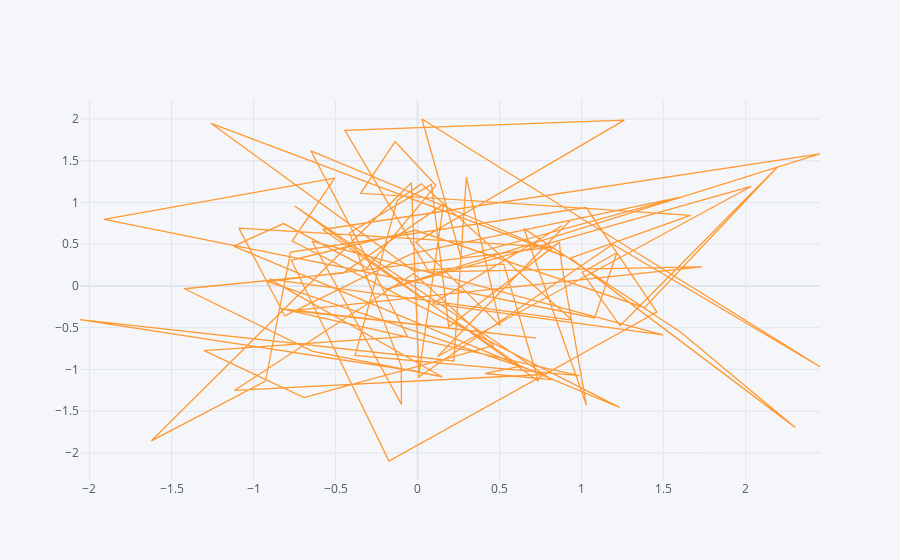

Notebook source saved alongside this figure:
### Code cell
df.iplot(x = 'A', y = 'B')
